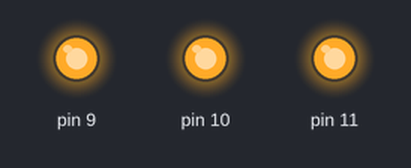
Simulated run of this sketch. Board: Arduino Uno, built with avr-gcc and run on an emulated ATmega328P. Shown: output pins drawn as LEDs (lit = HIGH).

Above: at 0.1 s.
Timing chart, 0 to 1.6 s (numbered marks = the images above):
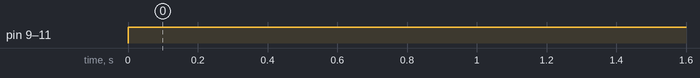

Measured:
- by itself, pin 9–11: LOW → HIGH at 0.00 s

The sketch:

Light123.ino
```cpp
void setup(){
  pinMode(9, OUTPUT);
  pinMode(10, OUTPUT);
  pinMode(11, OUTPUT);
}

void loop(){
  digitalWrite(11, HIGH);
  digitalWrite(10, 100);
  digitalWrite(9, 10);
}
```
